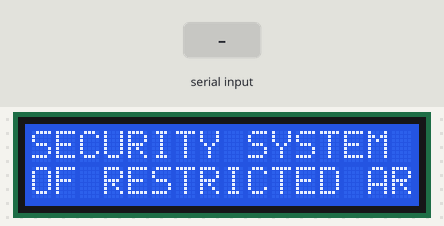
Bench run of a sketch on a simulated Arduino Uno, built with avr-gcc and run on an emulated ATmega328P. Parts: 16×2 character LCD. Inputs (shaded band) come from the test bench. What the sketch prints to the serial monitor is not drawn.

Above: at 1.3 s.
1.4 s: "1\n" received over Serial
At 1.8 s:
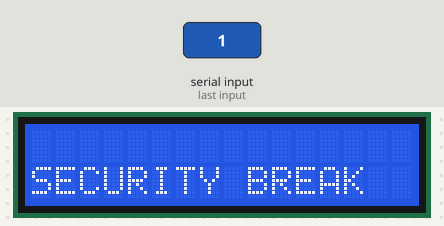
2.9 s: byte 20 (20) received over Serial
At 4.1 s:
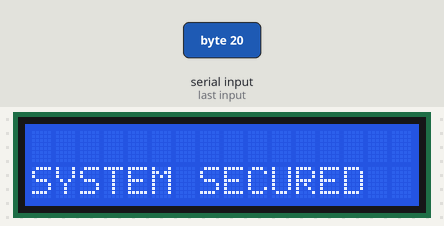
4.4 s: "0\n" received over Serial
At 5.3 s:
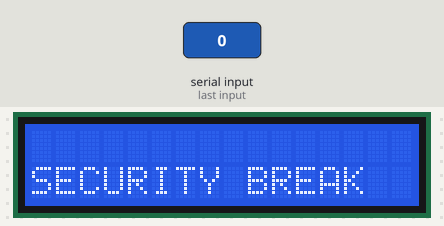
Timing chart, 0 to 7.4 s (numbered marks = the images above; inputs shaded):
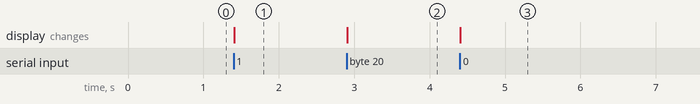

The sketch:

Code_Reciever.ino
```cpp
#include <LiquidCrystal.h>
LiquidCrystal lcd (13,12,11,10,9,8);

void setup() {
 lcd.begin(16,2);
  Serial.begin(9600);
  lcd.setCursor(0,0);
  lcd.print("SECURITY SYSTEM");
  lcd.setCursor(0,1);
  lcd.print("OF RESTRICTED AREA");
  delay(100);
}

void loop() {
  int sensor_byte = Serial.read();;
  if(sensor_byte == 10) {
    lcd.clear ();
    Serial.print("PIRSENSOR :");
    Serial.println(sensor_byte);
    lcd.setCursor(0,1);
    lcd.print("SECURITY BREAK");
    delay(50);
  }

  else if(sensor_byte == 20) {
    lcd.clear();
    Serial.print("PIRSENSOR :");
    Serial.println(sensor_byte);
    lcd.setCursor(0,1);
    lcd.print("SYSTEM SECURED");
    delay(50);
  }
}
```

Measured:
- after the input at 1.4 s, the display: changes at once (image 1)
- after the input at 2.9 s, the display: changes at once (image 2)
- after the input at 4.4 s, the display: changes at once (image 3)
